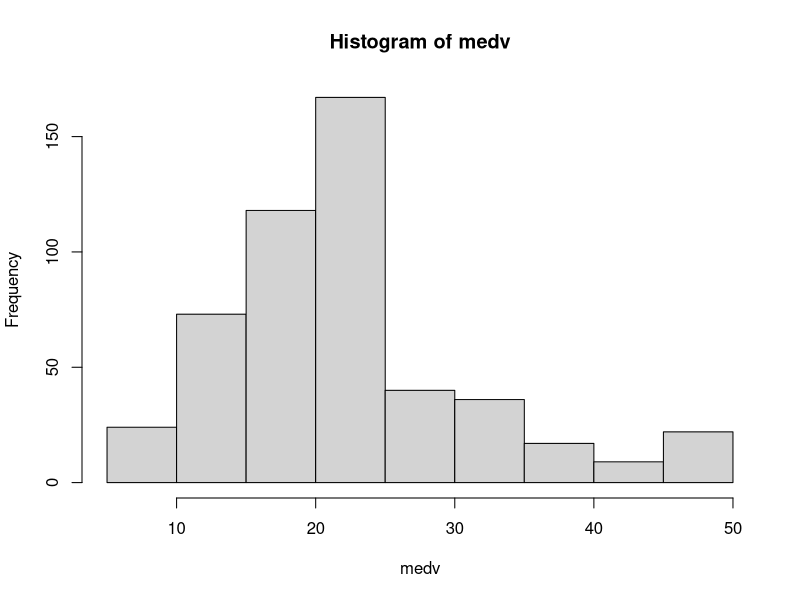
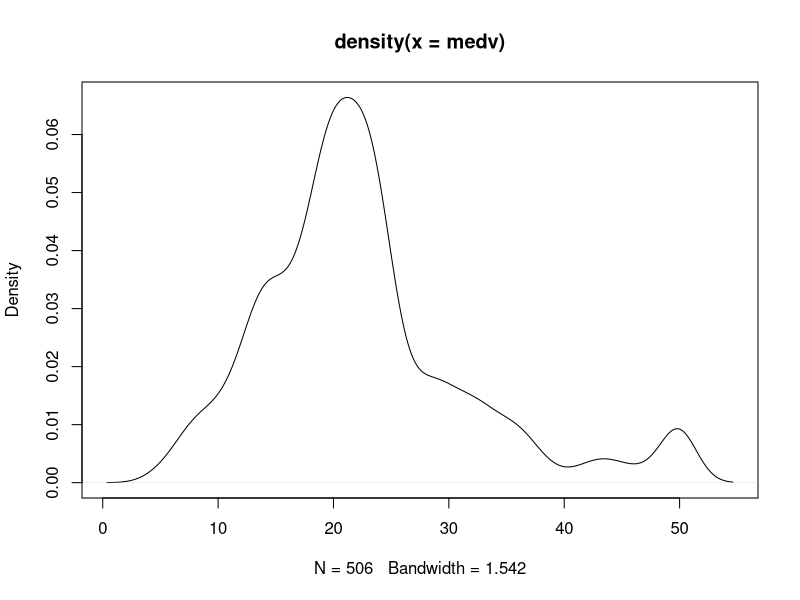
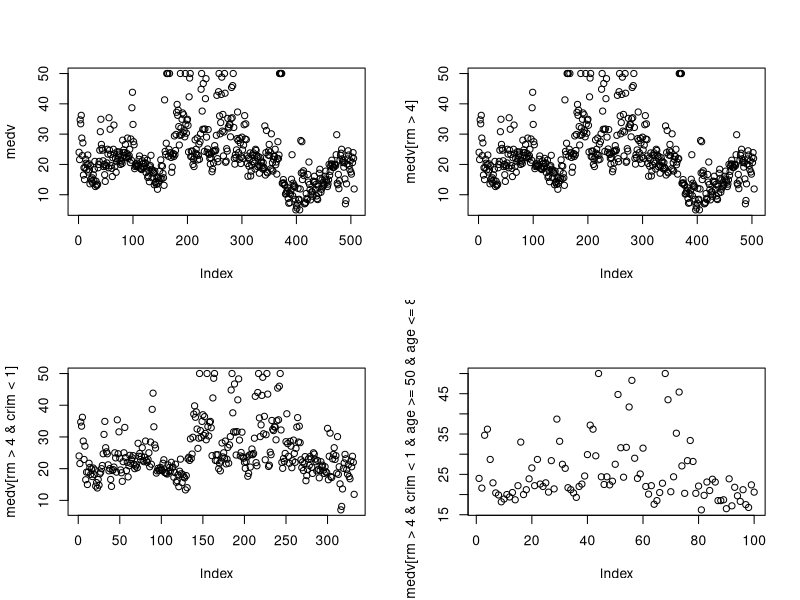
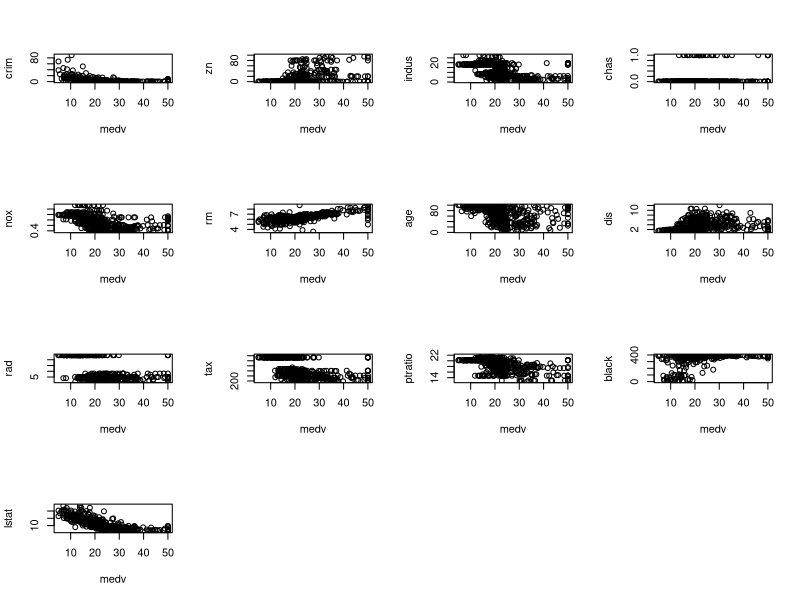

The R script that drew these images, in order:
library(MASS)
data(Boston)
attach(Boston)

#Part 1
print(dim(Boston))

#Part 2
print(mean(rm))
print(median(rm))
print(sd(rm))
print(var(rm))
print(mean(medv))
print(median(medv))
print(sd(medv))
print(var(medv))
print(cov(rm,medv))

#Part 3
png("medvHistogram.png")
hist(medv)
dev.off()
png("medvDensity.png")
plot(density(medv))
dev.off()

#Part 4
sink("bostonCorrelation.txt")
print(cor(Boston))
sink()

#Part 5
png("medv.png")
par(mfrow=c(2,2))
plot(medv)
plot(medv[rm>4])
plot(medv[rm>4&crim<1])
plot(medv[rm>4&crim<1&age>=50&age<=80])
dev.off()

#Part 6
png("medvCorrelation.png")
par(mfrow=c(4,4))
plot(medv,crim)
plot(medv,zn)
plot(medv,indus)
plot(medv,chas)
plot(medv,nox)
plot(medv,rm)
plot(medv,age)
plot(medv,dis)
plot(medv,rad)
plot(medv,tax)
plot(medv,ptratio)
plot(medv,black)
plot(medv,lstat)
dev.off()

#Part 7
Boston.Subset=Boston[seq(1,dim(Boston)[1],length=dim(Boston)[1]/2)+1,c(2,6,13,14)]
print(head(Boston.Subset))

detach(Boston)
